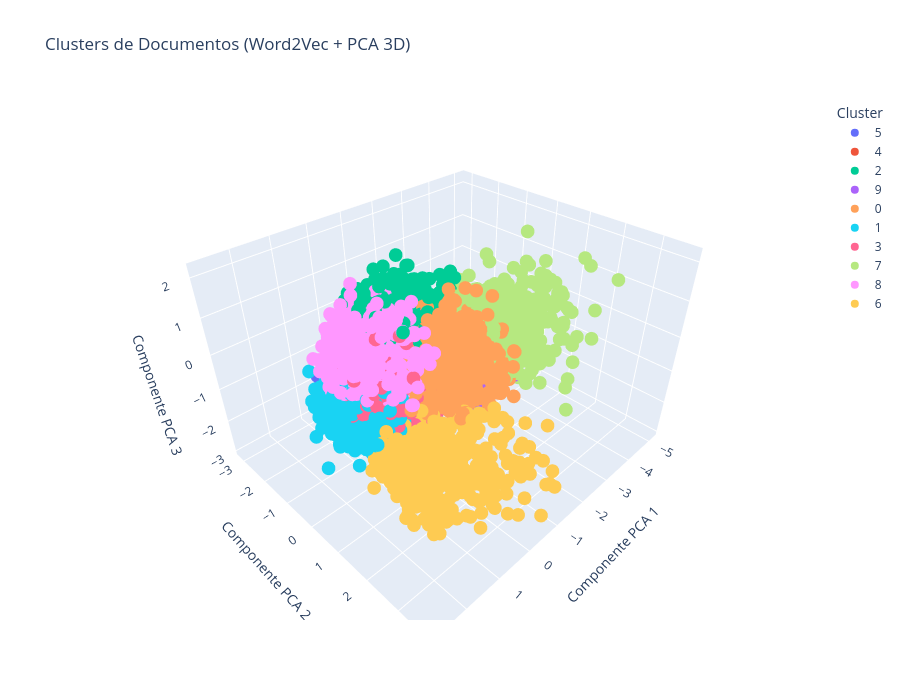

Notebook cell for this chart:
### Code cell
mostrar_grafico_clusters(vetores_documentos_transcricao, df_w2v_docs_transcricao)

### Figure 1 — Plotly figure (JSON) as saved in the notebook; plotly's stock layout.template omitted (floating-point values rounded to 4 significant figures; data arrays with more than 128 entries replaced by an {"elided": "..."} marker saying what was removed)
{"data": [{"customdata": {"elided": "1308x2 str values"}, "hovertemplate": "Cluster=%{customdata[0]}<br>Componente PCA 1=%{x:.2f}<br>Componente PCA 2=%{y:.2f}<br>Componente PCA 3=%{z:.2f}<br>Documento Original=%{customdata[1]}<extra></extra>", "legendgroup": "5", "marker": {"color": "#636efa", "symbol": "circle"}, "mode": "markers", "name": "5", "scene": "scene", "showlegend": true, "type": "scatter3d", "x": {"elided": "1308 float values"}, "y": {"elided": "1308 float values"}, "z": {"elided": "1308 float values"}}, {"customdata": {"elided": "773x2 str values"}, "hovertemplate": "Cluster=%{customdata[0]}<br>Componente PCA 1=%{x:.2f}<br>Componente PCA 2=%{y:.2f}<br>Componente PCA 3=%{z:.2f}<br>Documento Original=%{customdata[1]}<extra></extra>", "legendgroup": "4", "marker": {"color": "#EF553B", "symbol": "circle"}, "mode": "markers", "name": "4", "scene": "scene", "showlegend": true, "type": "scatter3d", "x": {"elided": "773 float values"}, "y": {"elided": "773 float values"}, "z": {"elided": "773 float values"}}, {"customdata": {"elided": "1039x2 str values"}, "hovertemplate": "Cluster=%{customdata[0]}<br>Componente PCA 1=%{x:.2f}<br>Componente PCA 2=%{y:.2f}<br>Componente PCA 3=%{z:.2f}<br>Documento Original=%{customdata[1]}<extra></extra>", "legendgroup": "2", "marker": {"color": "#00cc96", "symbol": "circle"}, "mode": "markers", "name": "2", "scene": "scene", "showlegend": true, "type": "scatter3d", "x": {"elided": "1039 float values"}, "y": {"elided": "1039 float values"}, "z": {"elided": "1039 float values"}}, {"customdata": {"elided": "860x2 str values"}, "hovertemplate": "Cluster=%{customdata[0]}<br>Componente PCA 1=%{x:.2f}<br>Componente PCA 2=%{y:.2f}<br>Componente PCA 3=%{z:.2f}<br>Documento Original=%{customdata[1]}<extra></extra>", "legendgroup": "9", "marker": {"color": "#ab63fa", "symbol": "circle"}, "mode": "markers", "name": "9", "scene": "scene", "showlegend": true, "type": "scatter3d", "x": {"elided": "860 float values"}, "y": {"elided": "860 float values"}, "z": {"elided": "860 float values"}}, {"customdata": {"elided": "1391x2 str values"}, "hovertemplate": "Cluster=%{customdata[0]}<br>Componente PCA 1=%{x:.2f}<br>Componente PCA 2=%{y:.2f}<br>Componente PCA 3=%{z:.2f}<br>Documento Original=%{customdata[1]}<extra></extra>", "legendgroup": "0", "marker": {"color": "#FFA15A", "symbol": "circle"}, "mode": "markers", "name": "0", "scene": "scene", "showlegend": true, "type": "scatter3d", "x": {"elided": "1391 float values"}, "y": {"elided": "1391 float values"}, "z": {"elided": "1391 float values"}}, {"customdata": {"elided": "1134x2 str values"}, "hovertemplate": "Cluster=%{customdata[0]}<br>Componente PCA 1=%{x:.2f}<br>Componente PCA 2=%{y:.2f}<br>Componente PCA 3=%{z:.2f}<br>Documento Original=%{customdata[1]}<extra></extra>", "legendgroup": "1", "marker": {"color": "#19d3f3", "symbol": "circle"}, "mode": "markers", "name": "1", "scene": "scene", "showlegend": true, "type": "scatter3d", "x": {"elided": "1134 float values"}, "y": {"elided": "1134 float values"}, "z": {"elided": "1134 float values"}}, {"customdata": {"elided": "1019x2 str values"}, "hovertemplate": "Cluster=%{customdata[0]}<br>Componente PCA 1=%{x:.2f}<br>Componente PCA 2=%{y:.2f}<br>Componente PCA 3=%{z:.2f}<br>Documento Original=%{customdata[1]}<extra></extra>", "legendgroup": "3", "marker": {"color": "#FF6692", "symbol": "circle"}, "mode": "markers", "name": "3", "scene": "scene", "showlegend": true, "type": "scatter3d", "x": {"elided": "1019 float values"}, "y": {"elided": "1019 float values"}, "z": {"elided": "1019 float values"}}, {"customdata": {"elided": "666x2 str values"}, "hovertemplate": "Cluster=%{customdata[0]}<br>Componente PCA 1=%{x:.2f}<br>Componente PCA 2=%{y:.2f}<br>Componente PCA 3=%{z:.2f}<br>Documento Original=%{customdata[1]}<extra></extra>", "legendgroup": "7", "marker": {"color": "#B6E880", "symbol": "circle"}, "mode": "markers", "name": "7", "scene": "scene", "showlegend": true, "type": "scatter3d", "x": {"elided": "666 float values"}, "y": {"elided": "666 float values"}, "z": {"elided": "666 float values"}}, {"customdata": {"elided": "1195x2 str values"}, "hovertemplate": "Cluster=%{customdata[0]}<br>Componente PCA 1=%{x:.2f}<br>Componente PCA 2=%{y:.2f}<br>Componente PCA 3=%{z:.2f}<br>Documento Original=%{customdata[1]}<extra></extra>", "legendgroup": "8", "marker": {"color": "#FF97FF", "symbol": "circle"}, "mode": "markers", "name": "8", "scene": "scene", "showlegend": true, "type": "scatter3d", "x": {"elided": "1195 float values"}, "y": {"elided": "1195 float values"}, "z": {"elided": "1195 float values"}}, {"customdata": {"elided": "453x2 str values"}, "hovertemplate": "Cluster=%{customdata[0]}<br>Componente PCA 1=%{x:.2f}<br>Componente PCA 2=%{y:.2f}<br>Componente PCA 3=%{z:.2f}<br>Documento Original=%{customdata[1]}<extra></extra>", "legendgroup": "6", "marker": {"color": "#FECB52", "symbol": "circle"}, "mode": "markers", "name": "6", "scene": "scene", "showlegend": true, "type": "scatter3d", "x": {"elided": "453 float values"}, "y": {"elided": "453 float values"}, "z": {"elided": "453 float values"}}], "layout": {"height": 700, "legend": {"title": {"text": "Cluster"}, "tracegroupgap": 0}, "scene": {"domain": {"x": [0, 1], "y": [0, 1]}, "xaxis": {"title": {"text": "Componente PCA 1"}}, "yaxis": {"title": {"text": "Componente PCA 2"}}, "zaxis": {"title": {"text": "Componente PCA 3"}}}, "title": {"text": "Clusters de Documentos (Word2Vec + PCA 3D)"}, "width": 900}}
